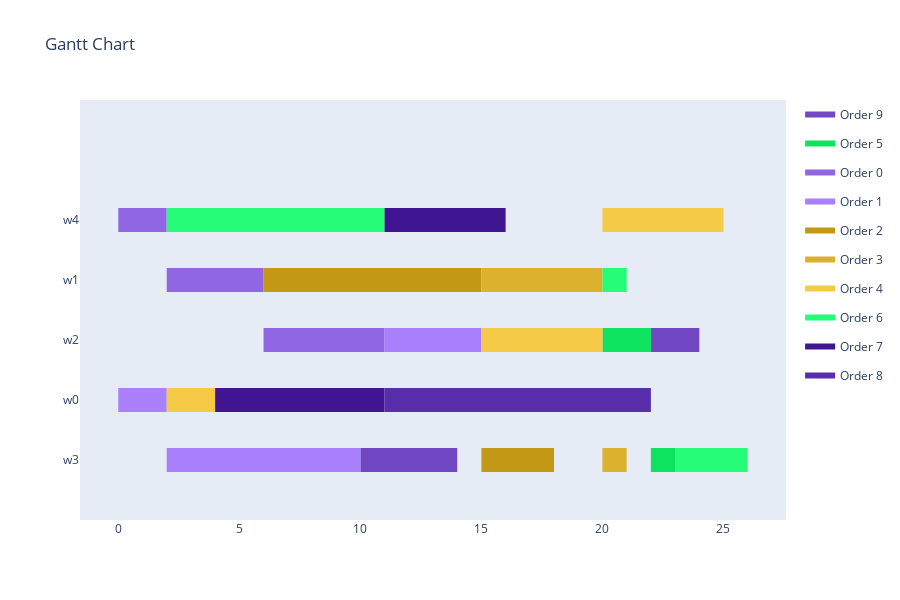
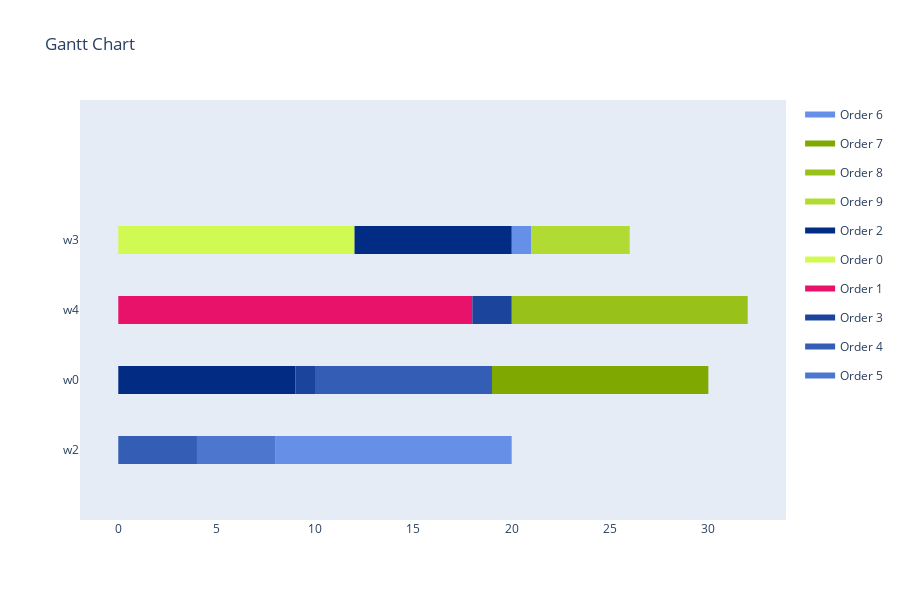
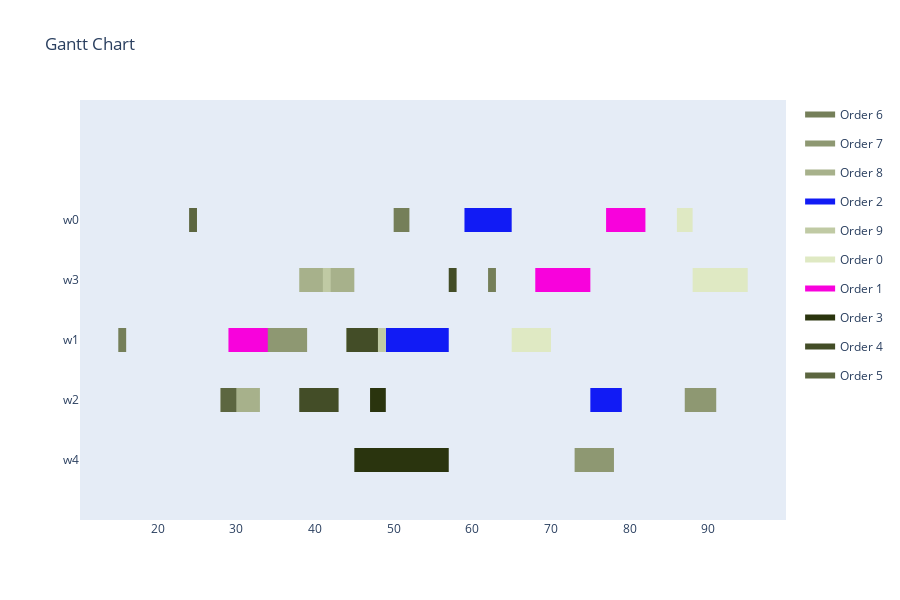

Notebook code for these charts, in order:
### Code cell
for i in range(len(solver_results)):
    print(f'{solver_results[i].created_by.name} : {file_list[i]}')
    visualize_schedule_demo(solver_results[i], solver_results[i].created_in, solver_results[i].created_for)
    for evaluation_result in solver_results[i].evaluation_results:
        print(f'{evaluation_result[0]}: {evaluation_result[1]}')
    print('-' * 50)

### Figure 1 — Plotly figure (JSON) as saved in the notebook; plotly's stock layout.template omitted (floating-point values rounded to 4 significant figures)
{"data": [{"fill": "toself", "fillcolor": "rgb(113, 71, 195)", "hoverinfo": "name", "legendgroup": "rgb(113, 71, 195)", "mode": "none", "name": "Order 9", "type": "scatter", "x": [22, 24, 24, 22, 22, 10, 14, 14, 10], "y": [1.8, 1.8, 2.2, 2.2, null, -0.2, -0.2, 0.2, 0.2]}, {"fill": "toself", "fillcolor": "rgb(13, 227, 95)", "hoverinfo": "name", "legendgroup": "rgb(13, 227, 95)", "mode": "none", "name": "Order 5", "type": "scatter", "x": [20, 22, 22, 20, 20, 22, 23, 23, 22], "y": [1.8, 1.8, 2.2, 2.2, null, -0.2, -0.2, 0.2, 0.2]}, {"fill": "toself", "fillcolor": "rgb(144, 102, 226)", "hoverinfo": "name", "legendgroup": "rgb(144, 102, 226)", "mode": "none", "name": "Order 0", "type": "scatter", "x": [0, 2, 2, 0, 0, 2, 6, 6, 2, 2, 6, 11, 11, 6], "y": [3.8, 3.8, 4.2, 4.2, null, 2.8, 2.8, 3.2, 3.2, null, 1.8, 1.8, 2.2, 2.2]}, {"fill": "toself", "fillcolor": "rgb(169, 127, 251)", "hoverinfo": "name", "legendgroup": "rgb(169, 127, 251)", "mode": "none", "name": "Order 1", "type": "scatter", "x": [11, 15, 15, 11, 11, 0, 2, 2, 0, 0, 2, 10, 10, 2], "y": [1.8, 1.8, 2.2, 2.2, null, 0.8, 0.8, 1.2, 1.2, null, -0.2, -0.2, 0.2, 0.2]}, {"fill": "toself", "fillcolor": "rgb(194, 152, 20)", "hoverinfo": "name", "legendgroup": "rgb(194, 152, 20)", "mode": "none", "name": "Order 2", "type": "scatter", "x": [6, 14, 14, 6, 6, 14, 15, 15, 14, 14, 15, 17, 17, 15, 15, 17, 18, 18, 17], "y": [2.8, 2.8, 3.2, 3.2, null, 2.8, 2.8, 3.2, 3.2, null, -0.2, -0.2, 0.2, 0.2, null, -0.2, -0.2, 0.2, 0.2]}, {"fill": "toself", "fillcolor": "rgb(219, 177, 45)", "hoverinfo": "name", "legendgroup": "rgb(219, 177, 45)", "mode": "none", "name": "Order 3", "type": "scatter", "x": [15, 20, 20, 15, 15, 20, 21, 21, 20], "y": [2.8, 2.8, 3.2, 3.2, null, -0.2, -0.2, 0.2, 0.2]}, {"fill": "toself", "fillcolor": "rgb(244, 202, 70)", "hoverinfo": "name", "legendgroup": "rgb(244, 202, 70)", "mode": "none", "name": "Order 4", "type": "scatter", "x": [20, 25, 25, 20, 20, 15, 20, 20, 15, 15, 2, 4, 4, 2], "y": [3.8, 3.8, 4.2, 4.2, null, 1.8, 1.8, 2.2, 2.2, null, 0.8, 0.8, 1.2, 1.2]}, {"fill": "toself", "fillcolor": "rgb(38, 252, 120)", "hoverinfo": "name", "legendgroup": "rgb(38, 252, 120)", "mode": "none", "name": "Order 6", "type": "scatter", "x": [2, 11, 11, 2, 2, 20, 21, 21, 20, 20, 23, 25, 25, 23, 23, 25, 26, 26, 25], "y": [3.8, 3.8, 4.2, 4.2, null, 2.8, 2.8, 3.2, 3.2, null, -0.2, -0.2, 0.2, 0.2, null, -0.2, -0.2, 0.2, 0.2]}, {"fill": "toself", "fillcolor": "rgb(63, 21, 145)", "hoverinfo": "name", "legendgroup": "rgb(63, 21, 145)", "mode": "none", "name": "Order 7", "type": "scatter", "x": [11, 16, 16, 11, 11, 4, 6, 6, 4, 4, 6, 11, 11, 6], "y": [3.8, 3.8, 4.2, 4.2, null, 0.8, 0.8, 1.2, 1.2, null, 0.8, 0.8, 1.2, 1.2]}, {"fill": "toself", "fillcolor": "rgb(88, 46, 170)", "hoverinfo": "name", "legendgroup": "rgb(88, 46, 170)", "mode": "none", "name": "Order 8", "type": "scatter", "x": [11, 13, 13, 11, 11, 13, 18, 18, 13, 13, 18, 22, 22, 18], "y": [0.8, 0.8, 1.2, 1.2, null, 0.8, 0.8, 1.2, 1.2, null, 0.8, 0.8, 1.2, 1.2]}, {"legendgroup": "rgb(113, 71, 195)", "marker": {"color": "rgb(113, 71, 195)", "opacity": 0, "size": 1}, "mode": "markers", "name": "", "showlegend": false, "text": [null, null, null, null], "type": "scatter", "x": [22, 24, 10, 14], "y": [2, 2, 0, 0]}, {"legendgroup": "rgb(13, 227, 95)", "marker": {"color": "rgb(13, 227, 95)", "opacity": 0, "size": 1}, "mode": "markers", "name": "", "showlegend": false, "text": [null, null, null, null], "type": "scatter", "x": [20, 22, 22, 23], "y": [2, 2, 0, 0]}, {"legendgroup": "rgb(144, 102, 226)", "marker": {"color": "rgb(144, 102, 226)", "opacity": 0, "size": 1}, "mode": "markers", "name": "", "showlegend": false, "text": [null, null, null, null, null, null], "type": "scatter", "x": [0, 2, 2, 6, 6, 11], "y": [4, 4, 3, 3, 2, 2]}, {"legendgroup": "rgb(169, 127, 251)", "marker": {"color": "rgb(169, 127, 251)", "opacity": 0, "size": 1}, "mode": "markers", "name": "", "showlegend": false, "text": [null, null, null, null, null, null], "type": "scatter", "x": [11, 15, 0, 2, 2, 10], "y": [2, 2, 1, 1, 0, 0]}, {"legendgroup": "rgb(194, 152, 20)", "marker": {"color": "rgb(194, 152, 20)", "opacity": 0, "size": 1}, "mode": "markers", "name": "", "showlegend": false, "text": [null, null, null, null, null, null, null, null], "type": "scatter", "x": [6, 14, 14, 15, 15, 17, 17, 18], "y": [3, 3, 3, 3, 0, 0, 0, 0]}, {"legendgroup": "rgb(219, 177, 45)", "marker": {"color": "rgb(219, 177, 45)", "opacity": 0, "size": 1}, "mode": "markers", "name": "", "showlegend": false, "text": [null, null, null, null], "type": "scatter", "x": [15, 20, 20, 21], "y": [3, 3, 0, 0]}, {"legendgroup": "rgb(244, 202, 70)", "marker": {"color": "rgb(244, 202, 70)", "opacity": 0, "size": 1}, "mode": "markers", "name": "", "showlegend": false, "text": [null, null, null, null, null, null], "type": "scatter", "x": [20, 25, 15, 20, 2, 4], "y": [4, 4, 2, 2, 1, 1]}, {"legendgroup": "rgb(38, 252, 120)", "marker": {"color": "rgb(38, 252, 120)", "opacity": 0, "size": 1}, "mode": "markers", "name": "", "showlegend": false, "text": [null, null, null, null, null, null, null, null], "type": "scatter", "x": [2, 11, 20, 21, 23, 25, 25, 26], "y": [4, 4, 3, 3, 0, 0, 0, 0]}, {"legendgroup": "rgb(63, 21, 145)", "marker": {"color": "rgb(63, 21, 145)", "opacity": 0, "size": 1}, "mode": "markers", "name": "", "showlegend": false, "text": [null, null, null, null, null, null], "type": "scatter", "x": [11, 16, 4, 6, 6, 11], "y": [4, 4, 1, 1, 1, 1]}, {"legendgroup": "rgb(88, 46, 170)", "marker": {"color": "rgb(88, 46, 170)", "opacity": 0, "size": 1}, "mode": "markers", "name": "", "showlegend": false, "text": [null, null, null, null, null, null], "type": "scatter", "x": [11, 13, 13, 18, 18, 22], "y": [1, 1, 1, 1, 1, 1]}], "layout": {"height": 600, "hovermode": "closest", "showlegend": true, "title": {"text": "Gantt Chart"}, "xaxis": {"rangeselector": {"buttons": [{"count": 7, "label": "1w", "step": "day", "stepmode": "backward"}, {"count": 1, "label": "1m", "step": "month", "stepmode": "backward"}, {"count": 6, "label": "6m", "step": "month", "stepmode": "backward"}, {"count": 1, "label": "YTD", "step": "year", "stepmode": "todate"}, {"count": 1, "label": "1y", "step": "year", "stepmode": "backward"}, {"step": "all"}]}, "showgrid": false, "type": "linear", "zeroline": false}, "yaxis": {"autorange": false, "range": [-1, 6], "showgrid": false, "ticktext": ["w3", "w0", "w2", "w1", "w4"], "tickvals": [0, 1, 2, 3, 4], "zeroline": false}}}

### Figure 2 — Plotly figure (JSON) as saved in the notebook; plotly's stock layout.template omitted (floating-point values rounded to 4 significant figures)
{"data": [{"fill": "toself", "fillcolor": "rgb(102, 143, 232)", "hoverinfo": "name", "legendgroup": "rgb(102, 143, 232)", "mode": "none", "name": "Order 6", "type": "scatter", "x": [20, 21, 21, 20, 20, 8, 14, 14, 8, 8, 14, 16, 16, 14, 14, 16, 20, 20, 16], "y": [2.8, 2.8, 3.2, 3.2, null, -0.2, -0.2, 0.2, 0.2, null, -0.2, -0.2, 0.2, 0.2, null, -0.2, -0.2, 0.2, 0.2]}, {"fill": "toself", "fillcolor": "rgb(127, 168, 1)", "hoverinfo": "name", "legendgroup": "rgb(127, 168, 1)", "mode": "none", "name": "Order 7", "type": "scatter", "x": [19, 21, 21, 19, 19, 21, 26, 26, 21, 21, 26, 30, 30, 26], "y": [0.8, 0.8, 1.2, 1.2, null, 0.8, 0.8, 1.2, 1.2, null, 0.8, 0.8, 1.2, 1.2]}, {"fill": "toself", "fillcolor": "rgb(152, 193, 26)", "hoverinfo": "name", "legendgroup": "rgb(152, 193, 26)", "mode": "none", "name": "Order 8", "type": "scatter", "x": [20, 22, 22, 20, 20, 22, 27, 27, 22, 22, 27, 32, 32, 27], "y": [1.8, 1.8, 2.2, 2.2, null, 1.8, 1.8, 2.2, 2.2, null, 1.8, 1.8, 2.2, 2.2]}, {"fill": "toself", "fillcolor": "rgb(177, 218, 51)", "hoverinfo": "name", "legendgroup": "rgb(177, 218, 51)", "mode": "none", "name": "Order 9", "type": "scatter", "x": [21, 25, 25, 21, 21, 25, 26, 26, 25], "y": [2.8, 2.8, 3.2, 3.2, null, 2.8, 2.8, 3.2, 3.2]}, {"fill": "toself", "fillcolor": "rgb(2, 43, 132)", "hoverinfo": "name", "legendgroup": "rgb(2, 43, 132)", "mode": "none", "name": "Order 2", "type": "scatter", "x": [12, 17, 17, 12, 12, 17, 19, 19, 17, 17, 19, 20, 20, 19, 19, 0, 9, 9, 0], "y": [2.8, 2.8, 3.2, 3.2, null, 2.8, 2.8, 3.2, 3.2, null, 2.8, 2.8, 3.2, 3.2, null, 0.8, 0.8, 1.2, 1.2]}, {"fill": "toself", "fillcolor": "rgb(208, 249, 82)", "hoverinfo": "name", "legendgroup": "rgb(208, 249, 82)", "mode": "none", "name": "Order 0", "type": "scatter", "x": [0, 1, 1, 0, 0, 1, 8, 8, 1, 1, 8, 12, 12, 8], "y": [2.8, 2.8, 3.2, 3.2, null, 2.8, 2.8, 3.2, 3.2, null, 2.8, 2.8, 3.2, 3.2]}, {"fill": "toself", "fillcolor": "rgb(233, 18, 107)", "hoverinfo": "name", "legendgroup": "rgb(233, 18, 107)", "mode": "none", "name": "Order 1", "type": "scatter", "x": [0, 8, 8, 0, 0, 8, 13, 13, 8, 8, 13, 18, 18, 13], "y": [1.8, 1.8, 2.2, 2.2, null, 1.8, 1.8, 2.2, 2.2, null, 1.8, 1.8, 2.2, 2.2]}, {"fill": "toself", "fillcolor": "rgb(27, 68, 157)", "hoverinfo": "name", "legendgroup": "rgb(27, 68, 157)", "mode": "none", "name": "Order 3", "type": "scatter", "x": [18, 20, 20, 18, 18, 9, 10, 10, 9], "y": [1.8, 1.8, 2.2, 2.2, null, 0.8, 0.8, 1.2, 1.2]}, {"fill": "toself", "fillcolor": "rgb(52, 93, 182)", "hoverinfo": "name", "legendgroup": "rgb(52, 93, 182)", "mode": "none", "name": "Order 4", "type": "scatter", "x": [10, 15, 15, 10, 10, 15, 19, 19, 15, 15, 0, 4, 4, 0], "y": [0.8, 0.8, 1.2, 1.2, null, 0.8, 0.8, 1.2, 1.2, null, -0.2, -0.2, 0.2, 0.2]}, {"fill": "toself", "fillcolor": "rgb(77, 118, 207)", "hoverinfo": "name", "legendgroup": "rgb(77, 118, 207)", "mode": "none", "name": "Order 5", "type": "scatter", "x": [4, 6, 6, 4, 4, 6, 8, 8, 6], "y": [-0.2, -0.2, 0.2, 0.2, null, -0.2, -0.2, 0.2, 0.2]}, {"legendgroup": "rgb(102, 143, 232)", "marker": {"color": "rgb(102, 143, 232)", "opacity": 0, "size": 1}, "mode": "markers", "name": "", "showlegend": false, "text": [null, null, null, null, null, null, null, null], "type": "scatter", "x": [20, 21, 8, 14, 14, 16, 16, 20], "y": [3, 3, 0, 0, 0, 0, 0, 0]}, {"legendgroup": "rgb(127, 168, 1)", "marker": {"color": "rgb(127, 168, 1)", "opacity": 0, "size": 1}, "mode": "markers", "name": "", "showlegend": false, "text": [null, null, null, null, null, null], "type": "scatter", "x": [19, 21, 21, 26, 26, 30], "y": [1, 1, 1, 1, 1, 1]}, {"legendgroup": "rgb(152, 193, 26)", "marker": {"color": "rgb(152, 193, 26)", "opacity": 0, "size": 1}, "mode": "markers", "name": "", "showlegend": false, "text": [null, null, null, null, null, null], "type": "scatter", "x": [20, 22, 22, 27, 27, 32], "y": [2, 2, 2, 2, 2, 2]}, {"legendgroup": "rgb(177, 218, 51)", "marker": {"color": "rgb(177, 218, 51)", "opacity": 0, "size": 1}, "mode": "markers", "name": "", "showlegend": false, "text": [null, null, null, null], "type": "scatter", "x": [21, 25, 25, 26], "y": [3, 3, 3, 3]}, {"legendgroup": "rgb(2, 43, 132)", "marker": {"color": "rgb(2, 43, 132)", "opacity": 0, "size": 1}, "mode": "markers", "name": "", "showlegend": false, "text": [null, null, null, null, null, null, null, null], "type": "scatter", "x": [12, 17, 17, 19, 19, 20, 0, 9], "y": [3, 3, 3, 3, 3, 3, 1, 1]}, {"legendgroup": "rgb(208, 249, 82)", "marker": {"color": "rgb(208, 249, 82)", "opacity": 0, "size": 1}, "mode": "markers", "name": "", "showlegend": false, "text": [null, null, null, null, null, null], "type": "scatter", "x": [0, 1, 1, 8, 8, 12], "y": [3, 3, 3, 3, 3, 3]}, {"legendgroup": "rgb(233, 18, 107)", "marker": {"color": "rgb(233, 18, 107)", "opacity": 0, "size": 1}, "mode": "markers", "name": "", "showlegend": false, "text": [null, null, null, null, null, null], "type": "scatter", "x": [0, 8, 8, 13, 13, 18], "y": [2, 2, 2, 2, 2, 2]}, {"legendgroup": "rgb(27, 68, 157)", "marker": {"color": "rgb(27, 68, 157)", "opacity": 0, "size": 1}, "mode": "markers", "name": "", "showlegend": false, "text": [null, null, null, null], "type": "scatter", "x": [18, 20, 9, 10], "y": [2, 2, 1, 1]}, {"legendgroup": "rgb(52, 93, 182)", "marker": {"color": "rgb(52, 93, 182)", "opacity": 0, "size": 1}, "mode": "markers", "name": "", "showlegend": false, "text": [null, null, null, null, null, null], "type": "scatter", "x": [10, 15, 15, 19, 0, 4], "y": [1, 1, 1, 1, 0, 0]}, {"legendgroup": "rgb(77, 118, 207)", "marker": {"color": "rgb(77, 118, 207)", "opacity": 0, "size": 1}, "mode": "markers", "name": "", "showlegend": false, "text": [null, null, null, null], "type": "scatter", "x": [4, 6, 6, 8], "y": [0, 0, 0, 0]}], "layout": {"height": 600, "hovermode": "closest", "showlegend": true, "title": {"text": "Gantt Chart"}, "xaxis": {"rangeselector": {"buttons": [{"count": 7, "label": "1w", "step": "day", "stepmode": "backward"}, {"count": 1, "label": "1m", "step": "month", "stepmode": "backward"}, {"count": 6, "label": "6m", "step": "month", "stepmode": "backward"}, {"count": 1, "label": "YTD", "step": "year", "stepmode": "todate"}, {"count": 1, "label": "1y", "step": "year", "stepmode": "backward"}, {"step": "all"}]}, "showgrid": false, "type": "linear", "zeroline": false}, "yaxis": {"autorange": false, "range": [-1, 5], "showgrid": false, "ticktext": ["w2", "w0", "w4", "w3"], "tickvals": [0, 1, 2, 3], "zeroline": false}}}

### Figure 3 — Plotly figure (JSON) as saved in the notebook; plotly's stock layout.template omitted (floating-point values rounded to 4 significant figures)
{"data": [{"fill": "toself", "fillcolor": "rgb(117, 127, 89)", "hoverinfo": "name", "legendgroup": "rgb(117, 127, 89)", "mode": "none", "name": "Order 6", "type": "scatter", "x": [50, 52, 52, 50, 50, 62, 63, 63, 62, 62, 30, 38, 38, 30, 30, 15, 16, 16, 15], "y": [3.8, 3.8, 4.2, 4.2, null, 2.8, 2.8, 3.2, 3.2, null, 1.8, 1.8, 2.2, 2.2, null, 1.8, 1.8, 2.2, 2.2]}, {"fill": "toself", "fillcolor": "rgb(142, 152, 114)", "hoverinfo": "name", "legendgroup": "rgb(142, 152, 114)", "mode": "none", "name": "Order 7", "type": "scatter", "x": [33, 39, 39, 33, 33, 87, 91, 91, 87, 87, 73, 78, 78, 73], "y": [1.8, 1.8, 2.2, 2.2, null, 0.8, 0.8, 1.2, 1.2, null, -0.2, -0.2, 0.2, 0.2]}, {"fill": "toself", "fillcolor": "rgb(167, 177, 139)", "hoverinfo": "name", "legendgroup": "rgb(167, 177, 139)", "mode": "none", "name": "Order 8", "type": "scatter", "x": [38, 45, 45, 38, 38, 51, 56, 56, 51, 51, 28, 33, 33, 28], "y": [2.8, 2.8, 3.2, 3.2, null, 1.8, 1.8, 2.2, 2.2, null, 0.8, 0.8, 1.2, 1.2]}, {"fill": "toself", "fillcolor": "rgb(17, 27, 245)", "hoverinfo": "name", "legendgroup": "rgb(17, 27, 245)", "mode": "none", "name": "Order 2", "type": "scatter", "x": [59, 65, 65, 59, 59, 72, 73, 73, 72, 72, 49, 57, 57, 49, 49, 75, 79, 79, 75], "y": [3.8, 3.8, 4.2, 4.2, null, 2.8, 2.8, 3.2, 3.2, null, 1.8, 1.8, 2.2, 2.2, null, 0.8, 0.8, 1.2, 1.2]}, {"fill": "toself", "fillcolor": "rgb(192, 202, 164)", "hoverinfo": "name", "legendgroup": "rgb(192, 202, 164)", "mode": "none", "name": "Order 9", "type": "scatter", "x": [41, 42, 42, 41, 41, 44, 49, 49, 44], "y": [2.8, 2.8, 3.2, 3.2, null, 1.8, 1.8, 2.2, 2.2]}, {"fill": "toself", "fillcolor": "rgb(223, 233, 195)", "hoverinfo": "name", "legendgroup": "rgb(223, 233, 195)", "mode": "none", "name": "Order 0", "type": "scatter", "x": [86, 88, 88, 86, 86, 88, 95, 95, 88, 88, 65, 70, 70, 65], "y": [3.8, 3.8, 4.2, 4.2, null, 2.8, 2.8, 3.2, 3.2, null, 1.8, 1.8, 2.2, 2.2]}, {"fill": "toself", "fillcolor": "rgb(248, 2, 220)", "hoverinfo": "name", "legendgroup": "rgb(248, 2, 220)", "mode": "none", "name": "Order 1", "type": "scatter", "x": [77, 82, 82, 77, 77, 68, 75, 75, 68, 68, 29, 34, 34, 29], "y": [3.8, 3.8, 4.2, 4.2, null, 2.8, 2.8, 3.2, 3.2, null, 1.8, 1.8, 2.2, 2.2]}, {"fill": "toself", "fillcolor": "rgb(42, 52, 14)", "hoverinfo": "name", "legendgroup": "rgb(42, 52, 14)", "mode": "none", "name": "Order 3", "type": "scatter", "x": [47, 49, 49, 47, 47, 45, 57, 57, 45], "y": [0.8, 0.8, 1.2, 1.2, null, -0.2, -0.2, 0.2, 0.2]}, {"fill": "toself", "fillcolor": "rgb(67, 77, 39)", "hoverinfo": "name", "legendgroup": "rgb(67, 77, 39)", "mode": "none", "name": "Order 4", "type": "scatter", "x": [57, 58, 58, 57, 57, 44, 48, 48, 44, 44, 38, 43, 43, 38], "y": [2.8, 2.8, 3.2, 3.2, null, 1.8, 1.8, 2.2, 2.2, null, 0.8, 0.8, 1.2, 1.2]}, {"fill": "toself", "fillcolor": "rgb(92, 102, 64)", "hoverinfo": "name", "legendgroup": "rgb(92, 102, 64)", "mode": "none", "name": "Order 5", "type": "scatter", "x": [24, 25, 25, 24, 24, 28, 30, 30, 28], "y": [3.8, 3.8, 4.2, 4.2, null, 0.8, 0.8, 1.2, 1.2]}, {"legendgroup": "rgb(117, 127, 89)", "marker": {"color": "rgb(117, 127, 89)", "opacity": 0, "size": 1}, "mode": "markers", "name": "", "showlegend": false, "text": [null, null, null, null, null, null, null, null], "type": "scatter", "x": [50, 52, 62, 63, 30, 38, 15, 16], "y": [4, 4, 3, 3, 2, 2, 2, 2]}, {"legendgroup": "rgb(142, 152, 114)", "marker": {"color": "rgb(142, 152, 114)", "opacity": 0, "size": 1}, "mode": "markers", "name": "", "showlegend": false, "text": [null, null, null, null, null, null], "type": "scatter", "x": [33, 39, 87, 91, 73, 78], "y": [2, 2, 1, 1, 0, 0]}, {"legendgroup": "rgb(167, 177, 139)", "marker": {"color": "rgb(167, 177, 139)", "opacity": 0, "size": 1}, "mode": "markers", "name": "", "showlegend": false, "text": [null, null, null, null, null, null], "type": "scatter", "x": [38, 45, 51, 56, 28, 33], "y": [3, 3, 2, 2, 1, 1]}, {"legendgroup": "rgb(17, 27, 245)", "marker": {"color": "rgb(17, 27, 245)", "opacity": 0, "size": 1}, "mode": "markers", "name": "", "showlegend": false, "text": [null, null, null, null, null, null, null, null], "type": "scatter", "x": [59, 65, 72, 73, 49, 57, 75, 79], "y": [4, 4, 3, 3, 2, 2, 1, 1]}, {"legendgroup": "rgb(192, 202, 164)", "marker": {"color": "rgb(192, 202, 164)", "opacity": 0, "size": 1}, "mode": "markers", "name": "", "showlegend": false, "text": [null, null, null, null], "type": "scatter", "x": [41, 42, 44, 49], "y": [3, 3, 2, 2]}, {"legendgroup": "rgb(223, 233, 195)", "marker": {"color": "rgb(223, 233, 195)", "opacity": 0, "size": 1}, "mode": "markers", "name": "", "showlegend": false, "text": [null, null, null, null, null, null], "type": "scatter", "x": [86, 88, 88, 95, 65, 70], "y": [4, 4, 3, 3, 2, 2]}, {"legendgroup": "rgb(248, 2, 220)", "marker": {"color": "rgb(248, 2, 220)", "opacity": 0, "size": 1}, "mode": "markers", "name": "", "showlegend": false, "text": [null, null, null, null, null, null], "type": "scatter", "x": [77, 82, 68, 75, 29, 34], "y": [4, 4, 3, 3, 2, 2]}, {"legendgroup": "rgb(42, 52, 14)", "marker": {"color": "rgb(42, 52, 14)", "opacity": 0, "size": 1}, "mode": "markers", "name": "", "showlegend": false, "text": [null, null, null, null], "type": "scatter", "x": [47, 49, 45, 57], "y": [1, 1, 0, 0]}, {"legendgroup": "rgb(67, 77, 39)", "marker": {"color": "rgb(67, 77, 39)", "opacity": 0, "size": 1}, "mode": "markers", "name": "", "showlegend": false, "text": [null, null, null, null, null, null], "type": "scatter", "x": [57, 58, 44, 48, 38, 43], "y": [3, 3, 2, 2, 1, 1]}, {"legendgroup": "rgb(92, 102, 64)", "marker": {"color": "rgb(92, 102, 64)", "opacity": 0, "size": 1}, "mode": "markers", "name": "", "showlegend": false, "text": [null, null, null, null], "type": "scatter", "x": [24, 25, 28, 30], "y": [4, 4, 1, 1]}], "layout": {"height": 600, "hovermode": "closest", "showlegend": true, "title": {"text": "Gantt Chart"}, "xaxis": {"rangeselector": {"buttons": [{"count": 7, "label": "1w", "step": "day", "stepmode": "backward"}, {"count": 1, "label": "1m", "step": "month", "stepmode": "backward"}, {"count": 6, "label": "6m", "step": "month", "stepmode": "backward"}, {"count": 1, "label": "YTD", "step": "year", "stepmode": "todate"}, {"count": 1, "label": "1y", "step": "year", "stepmode": "backward"}, {"step": "all"}]}, "showgrid": false, "type": "linear", "zeroline": false}, "yaxis": {"autorange": false, "range": [-1, 6], "showgrid": false, "ticktext": ["w4", "w2", "w1", "w3", "w0"], "tickvals": [0, 1, 2, 3, 4], "zeroline": false}}}
